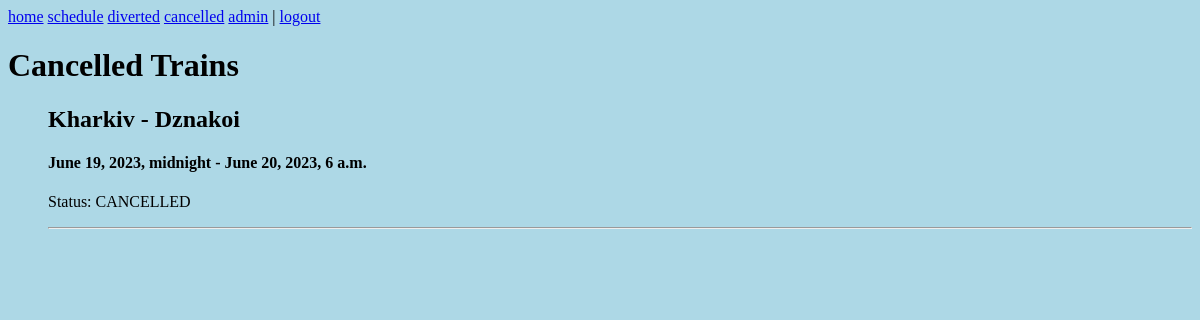
The page /cancelled/ (signed in) on the database its author committed.
### railway/models.py (models this page shows, shortened)
class Trains(models.Model):
    number = models.IntegerField("TrainNumber")
    status = models.CharField('StatusOfTrain', max_length=9, choices=(('NORM', 'normal'), ('CANCELLED', 'cancelled'), ('DIV', 'diverted')), default='normal')
    from_city = models.CharField(max_length=255, verbose_name= 'from')
    to_city = models.CharField(max_length=255, verbose_name= 'to')
    departure_date = models.DateTimeField(verbose_name= 'departure_date')
    arrival_date = models.DateTimeField(verbose_name= 'arrival_date')
    slug = models.SlugField(max_length=255, unique=False, db_index = True, verbose_name="URL")

### railway/views.py (the view)
# urls.py: path('cancelled/', Cancelled.as_view(), name = "cancelled"),
class Cancelled(ListView):
    model = Trains #Select all records from the table and try to display them as a list
    template_name = 'railway/cancelled.html' #The path to the required html file
    context_object_name = 'trains' #Put list records from the table in trains
    def get_context_data(self, *, object_list=None, **kwargs):  #Passing static and dynamic data
        context = super().get_context_data(**kwargs)
        context['title'] = 'Cancelled Trains'
        context['menu'] = menu
        return context
    def get_queryset(self): #Return list with elemts that meets the filter criteria
        return Trains.objects.filter(status = 'CANCELLED')

### railway/templates/railway/cancelled.html
{% extends 'railway/base.html' %}
{%block content%}
<h1>{{title}}</h1>
<ul>
    {%for t in trains%}
    <h2>{{ t.from_city }} - {{ t.to_city }}</h2>
    <h4>{{ t.departure_date }} - {{ t.arrival_date }}</h4>
    <p>Status: {{t.status}}</p>
    <hr>
    {%endfor%}
</ul>
{%endblock content%}

### railway/templates/railway/base.html (shortened to what this page needs)
{% load static %}
<!DOCTYPE html>
<html lang="en">
<head>
    <link rel="stylesheet" href="{% static 'railway/css/styles.css' %}">
</head>
<body>
    {% block mainmenu %}
        {%for m in menu%}
            <a href = "{% url m %}">{{m}}</a>
        {%endfor%}
        {% if request.user.is_authenticated %}
            <div class="dropdown">
                <a href = "{% url 'account' %}" class="dropbtn">{{user.username}}</a>
            </div>
            | <a href = "{% url 'logout' %}">logout</a>
        {% else %}
            <a href="{% url 'register' %}">register</a> <a href="{% url 'login' %}">login</a>
        {% endif %}
    {% endblock mainmenu %}
    {%block content%}
    {%endblock content%}
</body>
</html>

### railway/static/railway/css/styles.css (style rules this page uses)
body { background-color: lightblue; }
.dropdown { position: relative; display: inline-block; }

### rows shown on the page
Trains: from_city "Kharkiv", to_city "Dznakoi", departure_date "June 19, 2023, midnight", arrival_date "June 20, 2023, 6 a.m.", status "CANCELLED"

### other values the page prints
{{ m }} "home" "schedule" "diverted" "cancelled"
{{ user.username }} "admin"
{{ title }} "Cancelled Trains"
